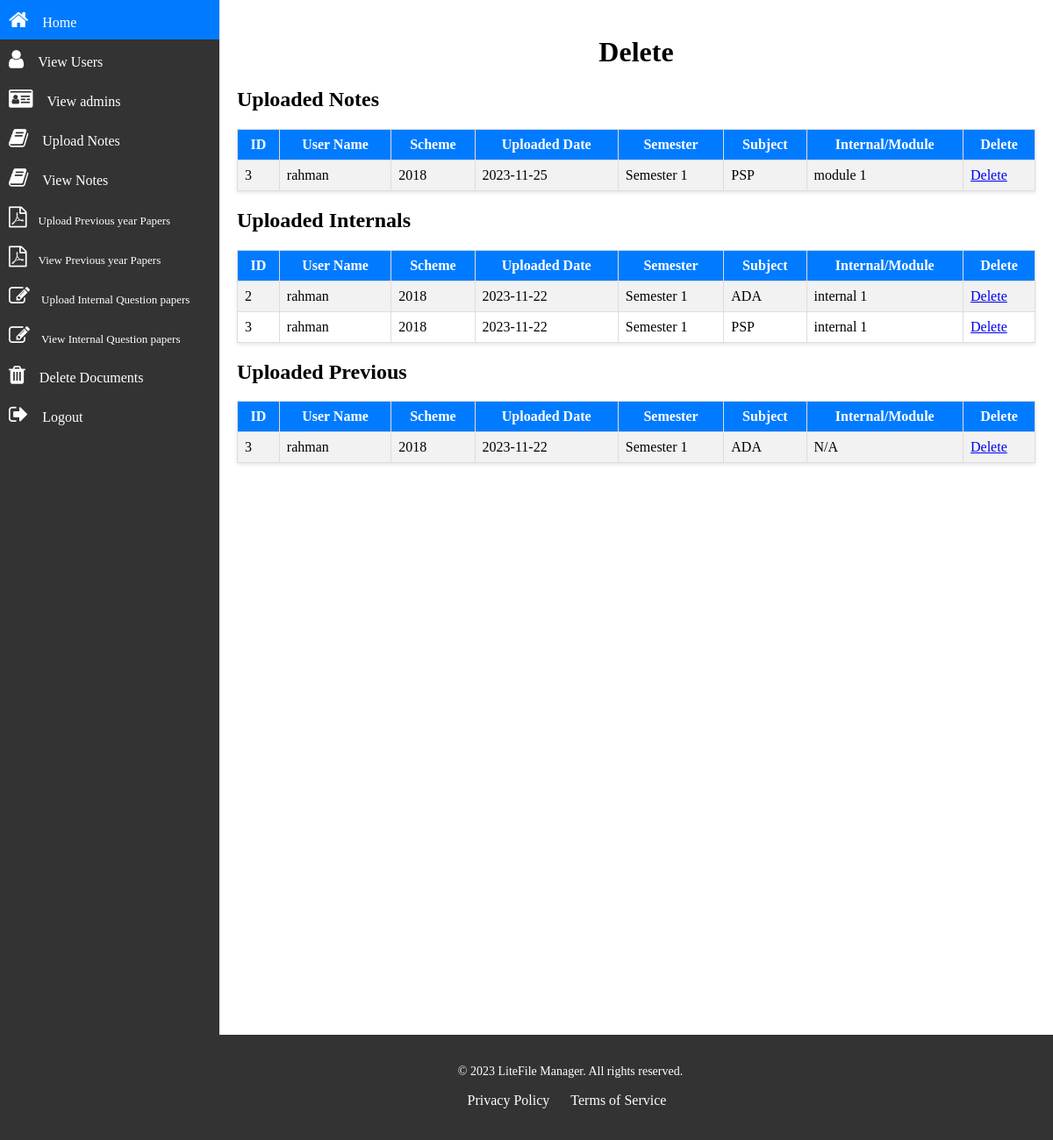
The page /display.php (signed in) on the database its author committed.
### tables this page shows
CREATE TABLE `uploaded_notes` (
  `user_name` varchar(50) NOT NULL,
  `scheme` varchar(50) NOT NULL,
  `uploaded_date` varchar(50) NOT NULL,
  `semester` varchar(50) NOT NULL,
  `subject` varchar(50) NOT NULL,
  `module` varchar(50) NOT NULL,
  `document_path` varchar(50) NOT NULL,
  `id` int(11) NOT NULL
);

CREATE TABLE `uploaded_internals` (
  `user_name` varchar(50) NOT NULL,
  `scheme` varchar(50) NOT NULL,
  `uploaded_date` varchar(50) NOT NULL,
  `semester` varchar(50) NOT NULL,
  `subject` varchar(50) NOT NULL,
  `internal` varchar(50) NOT NULL,
  `document_path` varchar(50) NOT NULL,
  `id` int(11) NOT NULL
);

CREATE TABLE `uploaded_prev` (
  `user_name` varchar(50) NOT NULL,
  `scheme` varchar(50) NOT NULL,
  `uploaded_date` varchar(50) NOT NULL,
  `semester` varchar(50) NOT NULL,
  `subject` varchar(50) NOT NULL,
  `document_path` varchar(50) NOT NULL,
  `module` varchar(10) NOT NULL DEFAULT 'N/A',
  `id` int(11) NOT NULL
);

### display.php (the view, shortened to what this page needs)
<!DOCTYPE html>
<html>
<head>
  <link rel="stylesheet" type="text/css" href="css/footernav.css">
  <link rel="stylesheet" type="text/css" href="css/sidebar.css">
  <link rel="stylesheet" href="https://cdnjs.cloudflare.com/ajax/libs/font-awesome/4.7.0/css/font-awesome.min.css">
</head>
<body>
    <div class="sidebar">
    <a href="admin_dashboard.php"><i class="fa fa-home" style="font-size:24px"></i>&emsp;Home</a>
    <a href="viewstudents.html"><i class="fa fa-user" style="font-size:24px"></i>&emsp;View Users</a>
        <a href="viewadmins.html"><i class='fa fa-id-card' style='font-size:24px'></i>&emsp;View admins</a>
        <a href="uploadnotes.html"><i class='fa fa-book' style='font-size:24px'></i>&emsp;Upload Notes</a>
        <a href="viewnotes.html"><i class='fa fa-book' style='font-size:24px'></i>&emsp;View Notes</a>
        <a href="uploadprevious.html"style="font-size:13px"><i class='fa fa-file-pdf-o' style='font-size:24px'></i>&emsp;Upload Previous year Papers</a>
        <a href="viewprevious.html"style="font-size:13px"><i class='fa fa-file-pdf-o' style='font-size:24px'></i>&emsp;View Previous year Papers</a>
        <a href="uploadinternals.html" style="font-size:13px"><i class='fa fa-edit' style='font-size:24px'></i>&emsp;Upload Internal Question papers</a>
        <a href="viewinternals.html" style="font-size:13px"><i class='fa fa-edit' style='font-size:24px'></i>&emsp;View Internal Question papers</a>
        <a href="display.php"><i class='fa fa-trash' style='font-size:24px'></i>&emsp;Delete Documents</a>
        <a href="login.html"><i class='fa fa-sign-out' style='font-size:24px'></i>&emsp;Logout</a>
      </div>
   <div class="content">
    <div class="container">
    <?php
include("conn.php");
$sql_notes = "SELECT *, 'uploaded_notes' as table_name FROM uploaded_notes";
$result_notes = $conn->query($sql_notes);
$sql_internals = "SELECT *, 'uploaded_internals' as table_name FROM uploaded_internals";
$result_internals = $conn->query($sql_internals);
$sql_prev = "SELECT *, 'uploaded_prev' as table_name FROM uploaded_prev";
$result_prev = $conn->query($sql_prev);
?>
<!DOCTYPE html>
<html lang="en">
<head>
</head>
<body>
<h1 style="text-align:center">Delete</h1>
<?php
$loggedInUsername = $_SESSION['username'];
displayTable("Uploaded Notes", $result_notes, $loggedInUsername);
function displayTable($tableName, $result, $loggedInUsername)
{
    echo "<h2>$tableName</h2>";
    if ($result !== false && $result->num_rows > 0) {
        echo "<table border='1'>
                <tr>
                    <th>ID</th>
                    <th>User Name</th>
                    <th>Scheme</th>
                    <th>Uploaded Date</th>
                    <th>Semester</th>
                    <th>Subject</th>
                    <th>Internal/Module</th>
                    <th>Delete</th>
                </tr>";
        while ($row = $result->fetch_assoc()) {
            if ($row['user_name'] === $loggedInUsername) {
                echo "<tr>
                        <td>{$row['id']}</td>
                        <td>{$row['user_name']}</td>
                        <td>{$row['scheme']}</td>
                        <td>{$row['uploaded_date']}</td>
                        <td>{$row['semester']}</td>
                        <td>{$row['subject']}</td>
                        <td>";
                if (isset($row['internal'])) {
                    echo $row['internal'];
                } elseif (isset($row['module'])) {
                    echo $row['module'];
                } else {
                    echo "N/A";
                }
                echo "</td>
                        <td><a href='delete.php?id={$row['id']}&user_name={$row['user_name']}&table={$row['table_name']}'>Delete</a></td>
                      </tr>";
            }
        }
        echo "</table>";
    } else {
        echo "<p>No data found in $tableName table.</p>";
    }
}
?>
</body>
</html>
    </div>
   </div>
  <p style="padding-top:600px"></p>
  <div class="footer">
        <div class="footer-content">
            <p style="padding-left:100px">&copy; 2023 LiteFile Manager. All rights reserved.</p>
            <ul>
                <li><a href="#">&emsp;&emsp;&emsp;&emsp;&emsp;&emsp;&emsp;Privacy Policy</a></li>
                <li><a href="#">Terms of Service</a></li>
            </ul>
        </div>
    </div>
</body>
</html>

### css/footernav.css (style rules this page uses)
.footer { background-color: #333; color: #fff; padding: 20px; text-align: center; }
.footer-content { max-width: 800px; max-height: 400px; margin: 0 auto; }
.footer-content p { font-size: 14px; }
.footer-content ul { list-style: none; padding: 0; }
.footer-content li { display: inline; margin-right: 20px; }
.footer-content a { color: #fff; text-decoration: none; }

### css/sidebar.css (style rules this page uses)
body { margin: 0; padding: 0; }
.sidebar { width: 250px; height: 100%; position: fixed; top: 0; left: 0; background-color: #333; color: #fff; }
.sidebar a { text-decoration: none; color: #fff; display: block; padding: 10px; transition: background-color 0.3s; }
.content { margin-left: 250px; padding: 20px; }
table { width: 100%; border-collapse: collapse; box-shadow: 0 2px 4px rgba(0, 0, 0, 0.1); }
th { background-color: #007bff; color: #fff; padding: 10px; }
tr:nth-child(even) { background-color: #f2f2f2; }
td, th { border: 1px solid #ddd; padding: 8px; }

### rows shown on the page
uploaded_notes: id "3", user_name "rahman", scheme "2018", uploaded_date "2023-11-25", semester "Semester 1", subject "PSP", module "module 1"
uploaded_internals: id "2", user_name "rahman", scheme "2018", uploaded_date "2023-11-22", semester "Semester 1", subject "ADA", internal "internal 1"
uploaded_internals: id "3", user_name "rahman", scheme "2018", uploaded_date "2023-11-22", semester "Semester 1", subject "PSP", internal "internal 1"
uploaded_prev: id "3", user_name "rahman", scheme "2018", uploaded_date "2023-11-22", semester "Semester 1", subject "ADA", module "N/A"

### other values the page prints
$tableName "Uploaded Notes Uploaded Internals Uploaded Previous"
